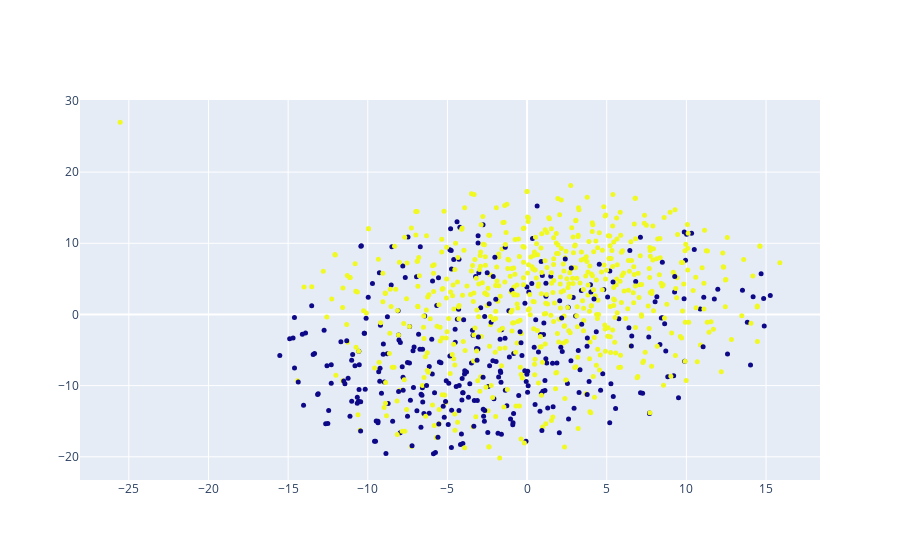

Notebook code cell kept with this figure:
### Code cell
x_vals, y_vals, labels = w2v.reduce_dimensions(model)

w2v.plot_with_plotly(x_vals, y_vals, labels)

### Figure 1 — Plotly figure (JSON) as saved in the notebook; plotly's stock layout.template omitted (floating-point values rounded to 4 significant figures; data arrays with more than 128 entries replaced by an {"elided": "..."} marker saying what was removed)
{"data": [{"marker": {"color": {"elided": "965 int values"}, "size": 5}, "mode": "markers", "text": {"elided": "965 int values"}, "type": "scatter", "x": {"elided": "965 float values"}, "y": {"elided": "965 float values"}}], "layout": {}}
